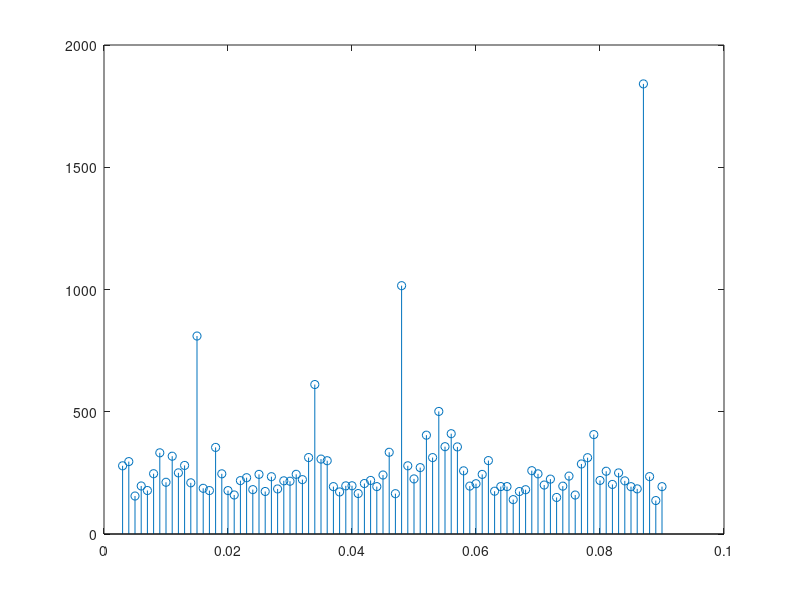
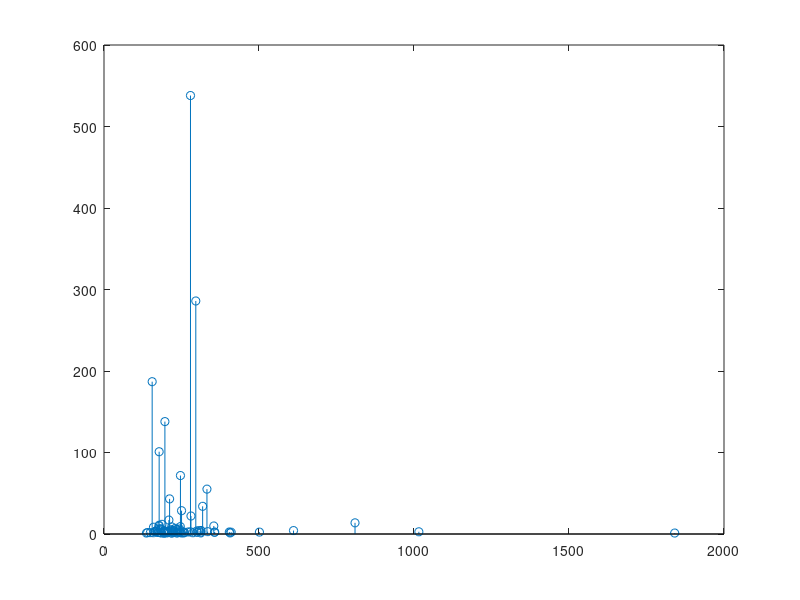

These charts were generated, in order, by the following MATLAB code:
clear all; close all; clc;
load dugrafico.dat
load custo.dat
h=dugrafico(:,1);
err=dugrafico(:,2);
tempo=h.*err;
% stem3(tempo,h,err)
% view(15,20)
figure(1)
stem(h,tempo)
figure(2)
stem(tempo,custo)
% hold on
% plot(err)
